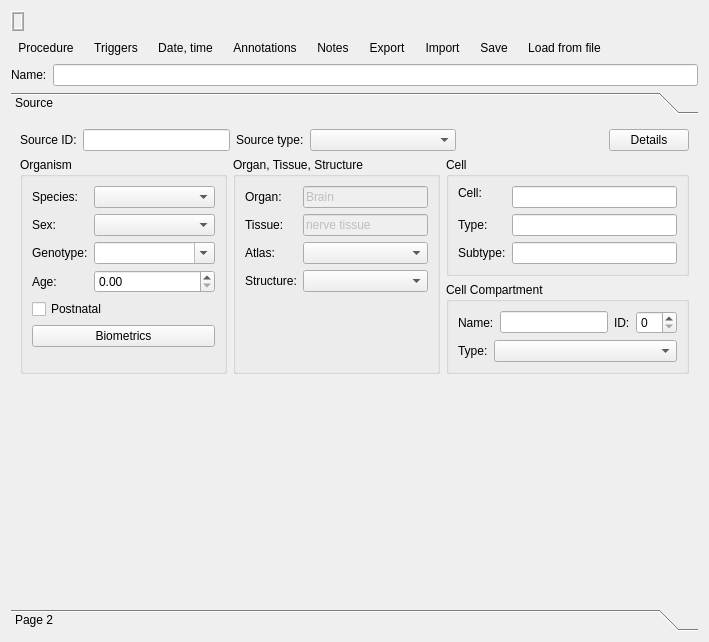
<?xml version="1.0" encoding="UTF-8"?>
<ui version="4.0">
 <class>MetaDataWidget</class>
 <widget class="QWidget" name="MetaDataWidget">
  <property name="geometry">
   <rect>
    <x>0</x>
    <y>0</y>
    <width>709</width>
    <height>642</height>
   </rect>
  </property>
  <property name="windowTitle">
   <string>Form</string>
  </property>
  <property name="toolTip">
   <string>Data name</string>
  </property>
  <property name="statusTip">
   <string>Data name</string>
  </property>
  <property name="whatsThis">
   <string>Data name</string>
  </property>
  <layout class="QGridLayout" name="gridLayout">
   <item row="0" column="0">
    <layout class="QHBoxLayout" name="horizontalLayout_4">
     <item>
      <widget class="QLabel" name="dataVarNameLabel">
       <property name="sizePolicy">
        <sizepolicy hsizetype="Preferred" vsizetype="Minimum">
         <horstretch>0</horstretch>
         <verstretch>0</verstretch>
        </sizepolicy>
       </property>
       <property name="toolTip">
        <string>Name of the variable in the workspace</string>
       </property>
       <property name="frameShape">
        <enum>QFrame::Shape::Box</enum>
       </property>
       <property name="frameShadow">
        <enum>QFrame::Shadow::Raised</enum>
       </property>
       <property name="lineWidth">
        <number>1</number>
       </property>
       <property name="midLineWidth">
        <number>1</number>
       </property>
       <property name="text">
        <string/>
       </property>
       <property name="textInteractionFlags">
        <set>Qt::TextInteractionFlag::TextSelectableByKeyboard|Qt::TextInteractionFlag::TextSelectableByMouse</set>
       </property>
      </widget>
     </item>
     <item>
      <spacer name="horizontalSpacer">
       <property name="orientation">
        <enum>Qt::Orientation::Horizontal</enum>
       </property>
       <property name="sizeHint" stdset="0">
        <size>
         <width>76</width>
         <height>20</height>
        </size>
       </property>
      </spacer>
     </item>
    </layout>
   </item>
   <item row="1" column="0">
    <layout class="QHBoxLayout" name="horizontalLayout_6">
     <item>
      <widget class="QToolButton" name="procedureToolButton">
       <property name="toolTip">
        <string>Procedure (treatment, etc)</string>
       </property>
       <property name="statusTip">
        <string>Procedure (treatment, etc)</string>
       </property>
       <property name="whatsThis">
        <string>Procedure (treatment, etc)</string>
       </property>
       <property name="text">
        <string>Procedure</string>
       </property>
       <property name="icon">
        <iconset theme="view-task"/>
       </property>
       <property name="autoRaise">
        <bool>true</bool>
       </property>
      </widget>
     </item>
     <item>
      <widget class="QToolButton" name="triggersToolButton">
       <property name="toolTip">
        <string>Detect and edit trigger protocols</string>
       </property>
       <property name="statusTip">
        <string>Detect and edit trigger protocols</string>
       </property>
       <property name="whatsThis">
        <string>Detect and edit trigger protocols</string>
       </property>
       <property name="text">
        <string>Triggers</string>
       </property>
       <property name="icon">
        <iconset theme="mark-location"/>
       </property>
       <property name="autoRaise">
        <bool>true</bool>
       </property>
      </widget>
     </item>
     <item>
      <widget class="QToolButton" name="dateTimeToolButton">
       <property name="toolTip">
        <string>Date, time of recording and  analysis</string>
       </property>
       <property name="statusTip">
        <string>Date, time of recording and  analysis</string>
       </property>
       <property name="whatsThis">
        <string>Date, time of recording and  analysis</string>
       </property>
       <property name="text">
        <string>Date, time</string>
       </property>
       <property name="icon">
        <iconset theme="change-date-symbolic"/>
       </property>
       <property name="autoRaise">
        <bool>true</bool>
       </property>
      </widget>
     </item>
     <item>
      <widget class="QToolButton" name="annotationsToolButton">
       <property name="toolTip">
        <string>Additional structured descriptors (key, value pairs)</string>
       </property>
       <property name="statusTip">
        <string>Additional structured descriptors (key, value pairs)</string>
       </property>
       <property name="whatsThis">
        <string>Additional structured descriptors (key, value pairs)</string>
       </property>
       <property name="text">
        <string>Annotations</string>
       </property>
       <property name="icon">
        <iconset theme="database-index"/>
       </property>
       <property name="autoRaise">
        <bool>true</bool>
       </property>
      </widget>
     </item>
     <item>
      <widget class="QToolButton" name="notesToolButton">
       <property name="toolTip">
        <string>Edit description (notes)</string>
       </property>
       <property name="statusTip">
        <string>Edit description (notes)</string>
       </property>
       <property name="whatsThis">
        <string>Edit description (notes)</string>
       </property>
       <property name="text">
        <string>Notes</string>
       </property>
       <property name="icon">
        <iconset theme="description"/>
       </property>
       <property name="autoRaise">
        <bool>true</bool>
       </property>
      </widget>
     </item>
     <item>
      <widget class="QToolButton" name="exportToolButton">
       <property name="toolTip">
        <string>Export metadata to workspace object</string>
       </property>
       <property name="statusTip">
        <string>Export metadata to workspace object</string>
       </property>
       <property name="whatsThis">
        <string>Export metadata to workspace object</string>
       </property>
       <property name="text">
        <string>Export</string>
       </property>
       <property name="icon">
        <iconset theme="document-export"/>
       </property>
       <property name="autoRaise">
        <bool>true</bool>
       </property>
      </widget>
     </item>
     <item>
      <widget class="QToolButton" name="importToolButton">
       <property name="toolTip">
        <string>Import metadata from workspace object</string>
       </property>
       <property name="statusTip">
        <string>Import metadata from workspace object</string>
       </property>
       <property name="whatsThis">
        <string>Import metadata from workspace object</string>
       </property>
       <property name="text">
        <string>Import</string>
       </property>
       <property name="icon">
        <iconset theme="document-import"/>
       </property>
       <property name="autoRaise">
        <bool>true</bool>
       </property>
      </widget>
     </item>
     <item>
      <widget class="QToolButton" name="saveToolButton">
       <property name="toolTip">
        <string>Save metadata to file</string>
       </property>
       <property name="statusTip">
        <string>Save metadata to file</string>
       </property>
       <property name="whatsThis">
        <string>Save metadata to file</string>
       </property>
       <property name="text">
        <string>Save</string>
       </property>
       <property name="icon">
        <iconset theme="document-save"/>
       </property>
       <property name="autoRaise">
        <bool>true</bool>
       </property>
      </widget>
     </item>
     <item>
      <widget class="QToolButton" name="loadToolButton">
       <property name="toolTip">
        <string>Load meta-data from file</string>
       </property>
       <property name="statusTip">
        <string>Load meta-data from file</string>
       </property>
       <property name="whatsThis">
        <string>Load meta-data from file</string>
       </property>
       <property name="text">
        <string>Load from file</string>
       </property>
       <property name="icon">
        <iconset theme="document-open"/>
       </property>
       <property name="autoRaise">
        <bool>true</bool>
       </property>
      </widget>
     </item>
     <item>
      <spacer name="horizontalSpacer_2">
       <property name="orientation">
        <enum>Qt::Orientation::Horizontal</enum>
       </property>
       <property name="sizeHint" stdset="0">
        <size>
         <width>363</width>
         <height>20</height>
        </size>
       </property>
      </spacer>
     </item>
    </layout>
   </item>
   <item row="2" column="0">
    <layout class="QHBoxLayout" name="horizontalLayout_5">
     <item>
      <widget class="QLabel" name="nameLabel">
       <property name="text">
        <string>Name:</string>
       </property>
       <property name="buddy">
        <cstring>dataNameLineEdit</cstring>
       </property>
      </widget>
     </item>
     <item>
      <widget class="QLineEdit" name="dataNameLineEdit">
       <property name="sizePolicy">
        <sizepolicy hsizetype="Expanding" vsizetype="Fixed">
         <horstretch>10</horstretch>
         <verstretch>0</verstretch>
        </sizepolicy>
       </property>
       <property name="toolTip">
        <string>Data name</string>
       </property>
       <property name="statusTip">
        <string>Data name</string>
       </property>
       <property name="whatsThis">
        <string>Data name</string>
       </property>
       <property name="clearButtonEnabled">
        <bool>true</bool>
       </property>
      </widget>
     </item>
    </layout>
   </item>
   <item row="3" column="0">
    <widget class="QToolBox" name="toolBox">
     <property name="currentIndex">
      <number>0</number>
     </property>
     <widget class="QWidget" name="sourcePage">
      <property name="geometry">
       <rect>
        <x>0</x>
        <y>0</y>
        <width>697</width>
        <height>470</height>
       </rect>
      </property>
      <attribute name="label">
       <string>Source</string>
      </attribute>
      <layout class="QGridLayout" name="gridLayout_2">
       <item row="0" column="0">
        <layout class="QHBoxLayout" name="horizontalLayout">
         <item>
          <widget class="QLabel" name="sourceIDLabel">
           <property name="sizePolicy">
            <sizepolicy hsizetype="Preferred" vsizetype="Preferred">
             <horstretch>0</horstretch>
             <verstretch>0</verstretch>
            </sizepolicy>
           </property>
           <property name="toolTip">
            <string>Source (organism) ID</string>
           </property>
           <property name="statusTip">
            <string>Source (organism) ID</string>
           </property>
           <property name="whatsThis">
            <string>Source (organism) ID</string>
           </property>
           <property name="text">
            <string>Source ID:</string>
           </property>
           <property name="buddy">
            <cstring>sourceIDLineEdit</cstring>
           </property>
          </widget>
         </item>
         <item>
          <widget class="QLineEdit" name="sourceIDLineEdit">
           <property name="sizePolicy">
            <sizepolicy hsizetype="MinimumExpanding" vsizetype="Fixed">
             <horstretch>0</horstretch>
             <verstretch>0</verstretch>
            </sizepolicy>
           </property>
           <property name="toolTip">
            <string>Source (organism) ID</string>
           </property>
           <property name="statusTip">
            <string>Source (organism) ID</string>
           </property>
           <property name="whatsThis">
            <string>Source (organism) ID</string>
           </property>
           <property name="clearButtonEnabled">
            <bool>true</bool>
           </property>
          </widget>
         </item>
         <item>
          <widget class="QLabel" name="label_2">
           <property name="text">
            <string>Source type:</string>
           </property>
           <property name="buddy">
            <cstring>sourceTypeComboBox</cstring>
           </property>
          </widget>
         </item>
         <item>
          <widget class="QComboBox" name="sourceTypeComboBox">
           <property name="sizePolicy">
            <sizepolicy hsizetype="MinimumExpanding" vsizetype="Fixed">
             <horstretch>0</horstretch>
             <verstretch>0</verstretch>
            </sizepolicy>
           </property>
          </widget>
         </item>
         <item>
          <spacer name="horizontalSpacer_3">
           <property name="orientation">
            <enum>Qt::Orientation::Horizontal</enum>
           </property>
           <property name="sizeHint" stdset="0">
            <size>
             <width>40</width>
             <height>20</height>
            </size>
           </property>
          </spacer>
         </item>
         <item>
          <widget class="QPushButton" name="sourceDetailsPushbutton">
           <property name="text">
            <string>Details</string>
           </property>
           <property name="icon">
            <iconset theme="package"/>
           </property>
          </widget>
         </item>
        </layout>
       </item>
       <item row="1" column="0">
        <layout class="QHBoxLayout" name="horizontalLayout_7">
         <item>
          <widget class="QGroupBox" name="organismGroupBox">
           <property name="title">
            <string>Organism</string>
           </property>
           <layout class="QFormLayout" name="formLayout">
            <item row="0" column="0">
             <widget class="QLabel" name="label">
              <property name="text">
               <string>Species:</string>
              </property>
              <property name="buddy">
               <cstring>speciesComboBox</cstring>
              </property>
             </widget>
            </item>
            <item row="0" column="1">
             <widget class="QComboBox" name="speciesComboBox">
              <property name="sizePolicy">
               <sizepolicy hsizetype="MinimumExpanding" vsizetype="Fixed">
                <horstretch>0</horstretch>
                <verstretch>0</verstretch>
               </sizepolicy>
              </property>
             </widget>
            </item>
            <item row="1" column="0">
             <widget class="QLabel" name="sexLabel">
              <property name="sizePolicy">
               <sizepolicy hsizetype="Minimum" vsizetype="Preferred">
                <horstretch>0</horstretch>
                <verstretch>0</verstretch>
               </sizepolicy>
              </property>
              <property name="text">
               <string>Sex:</string>
              </property>
              <property name="buddy">
               <cstring>sexComboBox</cstring>
              </property>
             </widget>
            </item>
            <item row="1" column="1">
             <widget class="QComboBox" name="sexComboBox">
              <property name="sizePolicy">
               <sizepolicy hsizetype="MinimumExpanding" vsizetype="Fixed">
                <horstretch>0</horstretch>
                <verstretch>0</verstretch>
               </sizepolicy>
              </property>
              <property name="minimumSize">
               <size>
                <width>80</width>
                <height>0</height>
               </size>
              </property>
              <property name="toolTip">
               <string>Genetic sex</string>
              </property>
              <property name="statusTip">
               <string>Genetic sex</string>
              </property>
              <property name="whatsThis">
               <string>Genetic sex</string>
              </property>
              <property name="currentText">
               <string/>
              </property>
              <property name="maxVisibleItems">
               <number>3</number>
              </property>
              <property name="maxCount">
               <number>3</number>
              </property>
              <property name="insertPolicy">
               <enum>QComboBox::InsertPolicy::NoInsert</enum>
              </property>
              <property name="minimumContentsLength">
               <number>3</number>
              </property>
             </widget>
            </item>
            <item row="2" column="0">
             <widget class="QLabel" name="genotypeLabel">
              <property name="sizePolicy">
               <sizepolicy hsizetype="Minimum" vsizetype="Preferred">
                <horstretch>0</horstretch>
                <verstretch>0</verstretch>
               </sizepolicy>
              </property>
              <property name="text">
               <string>Genotype:</string>
              </property>
              <property name="buddy">
               <cstring>genotypeComboBox</cstring>
              </property>
             </widget>
            </item>
            <item row="2" column="1">
             <widget class="QComboBox" name="genotypeComboBox">
              <property name="sizePolicy">
               <sizepolicy hsizetype="MinimumExpanding" vsizetype="Fixed">
                <horstretch>0</horstretch>
                <verstretch>0</verstretch>
               </sizepolicy>
              </property>
              <property name="minimumSize">
               <size>
                <width>80</width>
                <height>0</height>
               </size>
              </property>
              <property name="toolTip">
               <string>Genotype</string>
              </property>
              <property name="statusTip">
               <string>Genotype</string>
              </property>
              <property name="whatsThis">
               <string>Genotype</string>
              </property>
              <property name="editable">
               <bool>true</bool>
              </property>
              <property name="maxVisibleItems">
               <number>50</number>
              </property>
             </widget>
            </item>
            <item row="3" column="0">
             <widget class="QLabel" name="ageLabel">
              <property name="text">
               <string>Age:</string>
              </property>
              <property name="buddy">
               <cstring>ageSpinBox</cstring>
              </property>
             </widget>
            </item>
            <item row="3" column="1">
             <widget class="QuantitySpinBox" name="ageSpinBox"/>
            </item>
            <item row="4" column="0" colspan="2">
             <widget class="QCheckBox" name="postNatalCheckBox">
              <property name="text">
               <string>Postnatal</string>
              </property>
             </widget>
            </item>
            <item row="5" column="0" colspan="2">
             <widget class="QPushButton" name="biometricsPushButton">
              <property name="toolTip">
               <string>Additional biometrics</string>
              </property>
              <property name="statusTip">
               <string>Additional biometrics</string>
              </property>
              <property name="whatsThis">
               <string>Additional biometrics</string>
              </property>
              <property name="text">
               <string>Biometrics</string>
              </property>
              <property name="icon">
               <iconset theme="package"/>
              </property>
             </widget>
            </item>
           </layout>
          </widget>
         </item>
         <item>
          <widget class="QGroupBox" name="organTissueStructureGroupBox">
           <property name="title">
            <string>Organ, Tissue, Structure</string>
           </property>
           <layout class="QFormLayout" name="formLayout_5">
            <item row="0" column="0">
             <widget class="QLabel" name="organNameLabel">
              <property name="text">
               <string>Organ:</string>
              </property>
              <property name="buddy">
               <cstring>organNameLineEdit</cstring>
              </property>
             </widget>
            </item>
            <item row="0" column="1">
             <widget class="QLineEdit" name="organNameLineEdit">
              <property name="enabled">
               <bool>false</bool>
              </property>
              <property name="text">
               <string>Brain</string>
              </property>
             </widget>
            </item>
            <item row="1" column="0">
             <widget class="QLabel" name="tissueNameLabel">
              <property name="text">
               <string>Tissue:</string>
              </property>
              <property name="buddy">
               <cstring>tissueNameLineEdit</cstring>
              </property>
             </widget>
            </item>
            <item row="1" column="1">
             <widget class="QLineEdit" name="tissueNameLineEdit">
              <property name="enabled">
               <bool>false</bool>
              </property>
              <property name="text">
               <string>nerve tissue</string>
              </property>
             </widget>
            </item>
            <item row="2" column="0">
             <widget class="QLabel" name="label_9">
              <property name="text">
               <string>Atlas:</string>
              </property>
              <property name="buddy">
               <cstring>atlasesComboBox</cstring>
              </property>
             </widget>
            </item>
            <item row="2" column="1">
             <widget class="QComboBox" name="atlasesComboBox">
              <property name="sizePolicy">
               <sizepolicy hsizetype="MinimumExpanding" vsizetype="Fixed">
                <horstretch>0</horstretch>
                <verstretch>0</verstretch>
               </sizepolicy>
              </property>
             </widget>
            </item>
            <item row="3" column="0">
             <widget class="QLabel" name="label_8">
              <property name="text">
               <string>Structure:</string>
              </property>
              <property name="buddy">
               <cstring>structuresComboBox</cstring>
              </property>
             </widget>
            </item>
            <item row="3" column="1">
             <widget class="QComboBox" name="structuresComboBox">
              <property name="sizePolicy">
               <sizepolicy hsizetype="MinimumExpanding" vsizetype="Fixed">
                <horstretch>0</horstretch>
                <verstretch>0</verstretch>
               </sizepolicy>
              </property>
             </widget>
            </item>
           </layout>
          </widget>
         </item>
         <item>
          <layout class="QVBoxLayout" name="verticalLayout_2">
           <item>
            <widget class="QGroupBox" name="cellGroupBox">
             <property name="title">
              <string>Cell</string>
             </property>
             <layout class="QFormLayout" name="formLayout_2">
              <item row="0" column="0">
               <widget class="QLabel" name="cellIDLabel">
                <property name="sizePolicy">
                 <sizepolicy hsizetype="Preferred" vsizetype="Fixed">
                  <horstretch>0</horstretch>
                  <verstretch>0</verstretch>
                 </sizepolicy>
                </property>
                <property name="toolTip">
                 <string>Cell ID</string>
                </property>
                <property name="statusTip">
                 <string>Cell ID</string>
                </property>
                <property name="whatsThis">
                 <string>Cell ID</string>
                </property>
                <property name="text">
                 <string>Cell:</string>
                </property>
                <property name="buddy">
                 <cstring>cellIDLineEdit</cstring>
                </property>
               </widget>
              </item>
              <item row="0" column="1">
               <widget class="QLineEdit" name="cellIDLineEdit">
                <property name="sizePolicy">
                 <sizepolicy hsizetype="Expanding" vsizetype="Fixed">
                  <horstretch>0</horstretch>
                  <verstretch>0</verstretch>
                 </sizepolicy>
                </property>
                <property name="toolTip">
                 <string>Cell ID</string>
                </property>
                <property name="statusTip">
                 <string>Cell ID</string>
                </property>
                <property name="whatsThis">
                 <string>Cell ID</string>
                </property>
                <property name="clearButtonEnabled">
                 <bool>true</bool>
                </property>
               </widget>
              </item>
              <item row="1" column="0">
               <widget class="QLabel" name="label_4">
                <property name="text">
                 <string>Type:</string>
                </property>
                <property name="buddy">
                 <cstring>cellTypeLineEdit</cstring>
                </property>
               </widget>
              </item>
              <item row="1" column="1">
               <widget class="QLineEdit" name="cellTypeLineEdit"/>
              </item>
              <item row="2" column="0">
               <widget class="QLabel" name="label_5">
                <property name="text">
                 <string>Subtype:</string>
                </property>
                <property name="buddy">
                 <cstring>cellSubtypeLineEdit</cstring>
                </property>
               </widget>
              </item>
              <item row="2" column="1">
               <widget class="QLineEdit" name="cellSubtypeLineEdit"/>
              </item>
             </layout>
            </widget>
           </item>
           <item>
            <widget class="QGroupBox" name="cellCompartmentGroupBox">
             <property name="title">
              <string>Cell Compartment</string>
             </property>
             <layout class="QVBoxLayout" name="verticalLayout">
              <item>
               <layout class="QHBoxLayout" name="horizontalLayout_2">
                <item>
                 <widget class="QLabel" name="label_3">
                  <property name="text">
                   <string>Name:</string>
                  </property>
                  <property name="buddy">
                   <cstring>compartmentNameLineEdit</cstring>
                  </property>
                 </widget>
                </item>
                <item>
                 <widget class="QLineEdit" name="compartmentNameLineEdit"/>
                </item>
                <item>
                 <widget class="QLabel" name="compartmentIDLabel">
                  <property name="text">
                   <string>ID:</string>
                  </property>
                  <property name="buddy">
                   <cstring>compartmentIDSpinBox</cstring>
                  </property>
                 </widget>
                </item>
                <item>
                 <widget class="QSpinBox" name="compartmentIDSpinBox"/>
                </item>
               </layout>
              </item>
              <item>
               <layout class="QHBoxLayout" name="horizontalLayout_3">
                <item>
                 <widget class="QLabel" name="compartmentTypeLabel">
                  <property name="sizePolicy">
                   <sizepolicy hsizetype="Preferred" vsizetype="Fixed">
                    <horstretch>0</horstretch>
                    <verstretch>0</verstretch>
                   </sizepolicy>
                  </property>
                  <property name="text">
                   <string>Type:</string>
                  </property>
                  <property name="buddy">
                   <cstring>cellCompartmentTypeCombo</cstring>
                  </property>
                 </widget>
                </item>
                <item>
                 <widget class="QComboBox" name="cellCompartmentTypeCombo">
                  <property name="sizePolicy">
                   <sizepolicy hsizetype="MinimumExpanding" vsizetype="Fixed">
                    <horstretch>0</horstretch>
                    <verstretch>0</verstretch>
                   </sizepolicy>
                  </property>
                 </widget>
                </item>
               </layout>
              </item>
             </layout>
            </widget>
           </item>
          </layout>
         </item>
        </layout>
       </item>
       <item row="2" column="0">
        <spacer name="verticalSpacer">
         <property name="orientation">
          <enum>Qt::Orientation::Vertical</enum>
         </property>
         <property name="sizeHint" stdset="0">
          <size>
           <width>20</width>
           <height>121</height>
          </size>
         </property>
        </spacer>
       </item>
      </layout>
     </widget>
     <widget class="QWidget" name="page_2">
      <property name="geometry">
       <rect>
        <x>0</x>
        <y>0</y>
        <width>697</width>
        <height>470</height>
       </rect>
      </property>
      <attribute name="label">
       <string>Page 2</string>
      </attribute>
     </widget>
    </widget>
   </item>
  </layout>
 </widget>
 <customwidgets>
  <customwidget>
   <class>QuantitySpinBox</class>
   <extends>QDoubleSpinBox</extends>
   <header location="global">gui.widgets.small_widgets</header>
  </customwidget>
 </customwidgets>
 <resources/>
 <connections/>
</ui>
